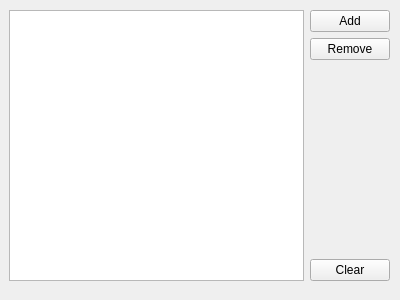
<?xml version="1.0" encoding="UTF-8"?>
<ui version="4.0">
 <class>Form</class>
 <widget class="QWidget" name="Form">
  <property name="geometry">
   <rect>
    <x>0</x>
    <y>0</y>
    <width>400</width>
    <height>300</height>
   </rect>
  </property>
  <property name="windowTitle">
   <string>Form</string>
  </property>
  <widget class="QWidget" name="horizontalLayoutWidget">
   <property name="geometry">
    <rect>
     <x>9</x>
     <y>10</y>
     <width>381</width>
     <height>271</height>
    </rect>
   </property>
   <layout class="QHBoxLayout" name="horizontalLayout">
    <item>
     <widget class="QListWidget" name="main_list"/>
    </item>
    <item>
     <layout class="QVBoxLayout" name="verticalLayout">
      <item>
       <widget class="QPushButton" name="button_add">
        <property name="text">
         <string>Add</string>
        </property>
       </widget>
      </item>
      <item>
       <widget class="QPushButton" name="button_remove">
        <property name="text">
         <string>Remove</string>
        </property>
       </widget>
      </item>
      <item>
       <spacer name="verticalSpacer">
        <property name="orientation">
         <enum>Qt::Vertical</enum>
        </property>
        <property name="sizeHint" stdset="0">
         <size>
          <width>20</width>
          <height>40</height>
         </size>
        </property>
       </spacer>
      </item>
      <item>
       <widget class="QPushButton" name="button_clear">
        <property name="text">
         <string>Clear</string>
        </property>
       </widget>
      </item>
     </layout>
    </item>
   </layout>
  </widget>
 </widget>
 <resources/>
 <connections/>
</ui>
